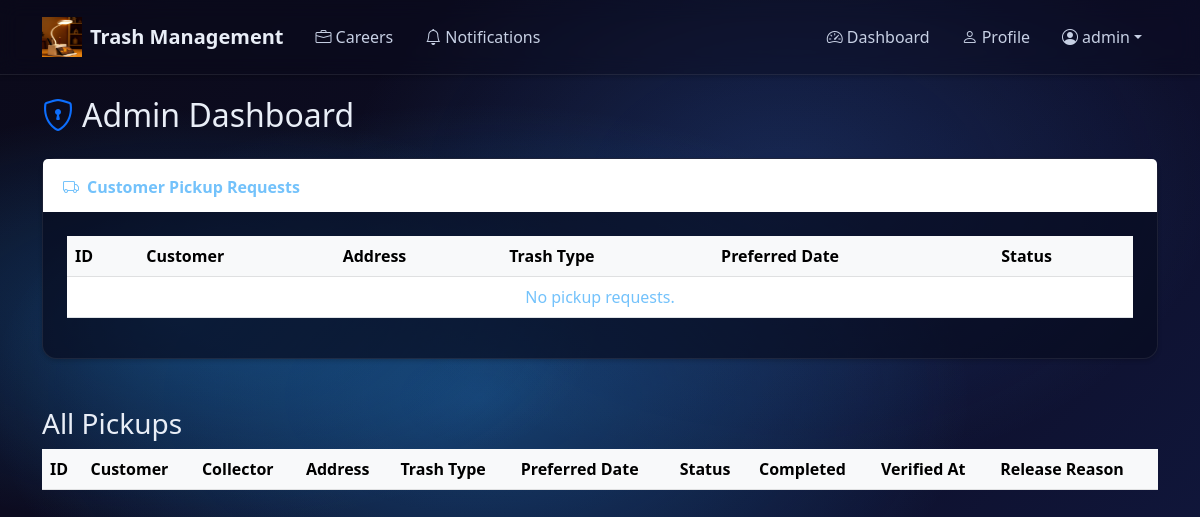
Page /accounts/dashboard/admin/ (signed in) on the earlier database version.
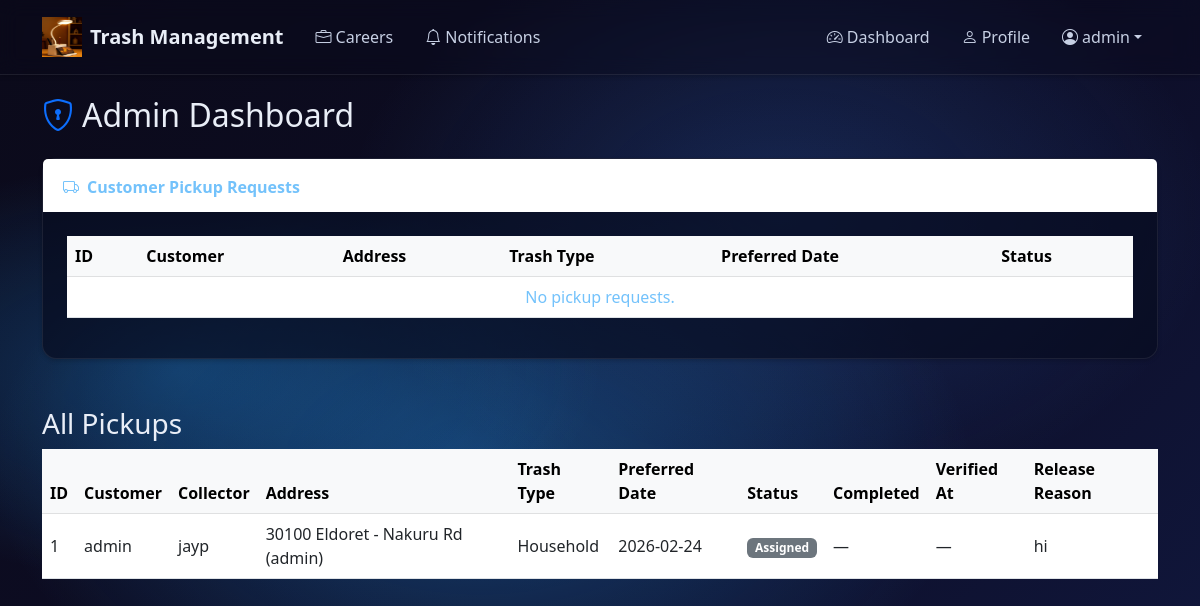
Same page on the later database version.
### apps/accounts/models.py (models this page shows, shortened)
class User(AbstractUser):
    ROLE_CHOICES = (
        ('customer', 'Customer'),
        ('collector', 'Collector'),
        ('admin', 'Admin'),
    )
    role = models.CharField(max_length=20, choices=ROLE_CHOICES, default='customer')
    collector_approved = models.BooleanField(default=False)

### apps/pickups/models.py (models this page shows, shortened)
class Pickup(models.Model):
    TRASH_TYPE_HOUSEHOLD = 'household'
    TRASH_TYPE_RECYCLABLE = 'recyclable'
    TRASH_TYPE_BULK = 'bulk'
    TRASH_TYPE_CHOICES = [
        (TRASH_TYPE_HOUSEHOLD, 'Household'),
        (TRASH_TYPE_RECYCLABLE, 'Recyclable'),
        (TRASH_TYPE_BULK, 'Bulk'),
    ]
    trash_type = models.CharField(max_length=20, choices=TRASH_TYPE_CHOICES, default=TRASH_TYPE_HOUSEHOLD)
    STATE_SCHEDULED = 'scheduled'
    STATE_ASSIGNED = 'assigned'
    STATE_IN_PROGRESS = 'in_progress'
    STATE_COMPLETED = 'completed'
    STATE_RELEASED = 'released'
    STATE_FAILED = 'failed'
    STATE_CHOICES = [
        (STATE_SCHEDULED, 'Scheduled'),
        (STATE_ASSIGNED, 'Assigned'),
        (STATE_IN_PROGRESS, 'In Progress'),
        (STATE_COMPLETED, 'Completed'),
        (STATE_RELEASED, 'Released'),
        (STATE_FAILED, 'Failed'),
    ]
    customer = models.ForeignKey(settings.AUTH_USER_MODEL, on_delete=models.CASCADE, related_name='pickups')
    collector = models.ForeignKey(settings.AUTH_USER_MODEL, null=True, blank=True, on_delete=models.SET_NULL, related_name='assigned_pickups')
    release_reason = models.TextField(null=True, blank=True)
    address = models.ForeignKey('customers.Address', on_delete=models.CASCADE)
    scheduled_time = models.DateTimeField()
    state = models.CharField(max_length=20, choices=STATE_CHOICES, default=STATE_SCHEDULED)
    created_at = models.DateTimeField(auto_now_add=True)
    proof_photo = models.ImageField(upload_to='proofs/', null=True, blank=True)
    verification_token = models.CharField(max_length=64, blank=True)
    verified_at = models.DateTimeField(null=True, blank=True)

### apps/customers/models.py (models this page shows, shortened)
class Address(models.Model):
    user = models.ForeignKey(settings.AUTH_USER_MODEL, on_delete=models.CASCADE, related_name='addresses')
    address_text = models.TextField()
    lat = models.DecimalField(max_digits=9, decimal_places=6, null=True, blank=True)
    lng = models.DecimalField(max_digits=9, decimal_places=6, null=True, blank=True)
    google_place_id = models.CharField(max_length=128, blank=True)
    region = models.CharField(max_length=64, blank=True)
    landmark = models.CharField(max_length=128, blank=True)
    created_at = models.DateTimeField(auto_now_add=True)
    updated_at = models.DateTimeField(auto_now=True)
    def __str__(self):
        return f"{self.address_text} ({self.user})"

### apps/accounts/views.py (the view)
# urls.py: path('dashboard/admin/', views.admin_dashboard, name='admin_dashboard'),
@login_required
def admin_dashboard(request):
    from apps.pickups.models import Pickup
    pickups = Pickup.objects.all().order_by('-created_at')
    pickup_requests = Pickup.objects.filter(state__in=[Pickup.STATE_SCHEDULED, Pickup.STATE_RELEASED]).order_by('-created_at')
    return render(
        request,
        'accounts/admin_dashboard.html',
        {
            'pickups': pickups,
            'pickup_requests': pickup_requests,
        },
    )

### templates/accounts/admin_dashboard.html
{% extends 'base.html' %}
{% block content %}
<h2 class="mb-4"><i class="bi bi-shield-lock text-primary me-2"></i>Admin Dashboard</h2>
<div class="card mb-4">
  <div class="card-header bg-white">
    <i class="bi bi-truck me-2"></i>Customer Pickup Requests
  </div>
  <div class="card-body">
    <div class="table-responsive">
      <table class="table table-hover align-middle">
        <thead class="table-light">
          <tr>
            <th>ID</th>
            <th>Customer</th>
            <th>Address</th>
            <th>Trash Type</th>
            <th>Preferred Date</th>
            <th>Status</th>
          </tr>
        </thead>
        <tbody>
          {% for p in pickup_requests %}
          <tr>
            <td>{{ p.id }}</td>
            <td>{{ p.customer.get_full_name|default:p.customer.username }}</td>
            <td>{{ p.address }}</td>
            <td>{{ p.trash_type|capfirst }}</td>
            <td>{{ p.scheduled_time|date:'Y-m-d' }}</td>
            <td><span class="badge bg-primary">{{ p.get_state_display }}</span></td>
          </tr>
          {% empty %}
          <tr>
            <td colspan="6" class="text-center text-muted">No pickup requests.</td>
          </tr>
          {% endfor %}
        </tbody>
      </table>
    </div>
  </div>
</div>
<h3 class="mt-5">All Pickups</h3>
<div class="table-responsive">
  <table class="table table-hover align-middle">
    <thead class="table-light">
      <tr>
        <th>ID</th>
        <th>Customer</th>
        <th>Collector</th>
        <th>Address</th>
        <th>Trash Type</th>
        <th>Preferred Date</th>
        <th>Status</th>
        <th>Completed</th>
        <th>Verified At</th>
        <th>Release Reason</th>
      </tr>
    </thead>
    <tbody>
      {% for p in pickups %}
      <tr>
        <td>{{ p.id }}</td>
        <td>{{ p.customer }}</td>
        <td>{% if p.collector %}{{ p.collector.get_full_name|default:p.collector.username }}{% else %}—{% endif %}</td>
        <td>{{ p.address }}</td>
        <td>{{ p.trash_type|capfirst }}</td>
        <td>{{ p.scheduled_time|date:'Y-m-d' }}</td>
        <td><span class="badge bg-secondary">{{ p.get_state_display }}</span></td>
        <td>{% if p.state == 'completed' %}<i class="bi bi-check-circle-fill text-success"></i>{% else %}—{% endif %}</td>
        <td>{% if p.verified_at %}{{ p.verified_at }}{% else %}—{% endif %}</td>
        <td>{{ p.release_reason|default:'—' }}</td>
      </tr>
      {% endfor %}
    </tbody>
  </table>
</div>
{% endblock %}

### templates/base.html (shortened to what this page needs)
<!doctype html>
<html>
  <head>
    <link href="https://cdn.jsdelivr.net/npm/bootstrap@5.3.0/dist/css/bootstrap.min.css" rel="stylesheet">
    <link rel="stylesheet" href="https://cdn.jsdelivr.net/npm/bootstrap-icons@1.11.3/font/bootstrap-icons.min.css">
    {% load static %}
    <link rel="stylesheet" href="{% static 'css/trash_style.css' %}">
  </head>
  <body>
    <nav class="navbar navbar-expand-lg fixed-top transparent-nav">
      <div class="container">
        <a class="navbar-brand d-flex align-items-center" href="/">
          <img src="{% static 'images/logo.png' %}" alt="Logo" width="40" height="40" class="me-2">
          <strong>Trash Management</strong>
        </a>
        <div class="collapse navbar-collapse" id="navbarsExample07">
          <ul class="navbar-nav me-auto mb-2 mb-lg-0">
            <li class="nav-item">
              <a class="nav-link" href="/careers/become-collector/">
                <i class="bi bi-briefcase me-1"></i>Careers
              </a>
            </li>
            <li class="nav-item">
              <a class="nav-link" href="/notifications/">
                <i class="bi bi-bell me-1"></i>Notifications
              </a>
            </li>
          </ul>
          <ul class="navbar-nav ms-auto mb-2 mb-lg-0 align-items-center">
            {% if request.user.is_authenticated %}
              <li class="nav-item">
                <a class="nav-link" href="{% url 'accounts:dashboard' %}">
                  <i class="bi bi-speedometer2 me-1"></i>Dashboard
                </a>
              </li>
              <li class="nav-item">
                <a class="nav-link" href="{% url 'accounts:profile' %}">
                  <i class="bi bi-person me-1"></i>Profile
                </a>
              </li>
              <li class="nav-item dropdown">
                <a class="nav-link dropdown-toggle d-flex align-items-center" href="#" id="userMenu" data-bs-toggle="dropdown" aria-expanded="false">
                  <i class="bi bi-person-circle me-1"></i>{{ request.user.get_full_name|default:request.user.username }}
                </a>
              </li>
            {% endif %}
          </ul>
        </div>
      </div>
    </nav>
    <main class="container py-4 fade-in">
      {% block content %}{% endblock %}
    </main>
  </body>
</html>

### static/css/trash_style.css (style rules this page uses)
:root { --primary-blue: #59a6ff; --primary-dark: #2f7fe3; --accent-cyan: #73C2FB; --night-0: #0b0a1a; --night-1: #0d0d26; --night-2: #10163a; --text-light: #e9eef7; --text-muted: #c7d0e4; --shadow-sm: 0 0.125rem 0.25rem rgba(0,0,0,0.18); --shadow-hover: 0 0.75rem 1.5rem rgba(0,0,0,0.28); }
body { background: radial-gradient(600px 300px at 15% 60%, rgba(32, 160, 255, 0.28), rgba(0, 0, 0, 0) 70%), radial-gradient(700px 420px at 40% 75%, rgba(38, 160, 255, 0.35), rgba(0, 0, 0, 0) 70%), radial-gradient(620px 420px at 65% 35%, rgba(60, 140, 255, 0.22), rgba(0, 0, 0, 0) 70%), linear-gradient(135deg, var(--night-0) 0%, var(--night-1) 60%, var(--night-2) 100%); color: var(--text-light); font-family: 'Montserrat', system-ui, -apple-system, 'Segoe UI', Roboto, 'Helvetica Neue', sans-serif; }
.navbar { background: rgba(9, 10, 26, 0.35) !important; backdrop-filter: blur(10px); border-bottom: 1px solid rgba(255, 255, 255, 0.08); box-shadow: var(--shadow-sm); padding: 0.75rem 1rem; }
.navbar .navbar-brand { font-weight: 600; color: var(--text-light); }
.navbar .nav-link { color: var(--text-muted); font-weight: 500; padding: 0.5rem 1rem !important; transition: color 0.15s ease-in-out; }
.fade-in { animation: fadeIn 0.4s ease-out; }
.card { border: 1px solid rgba(255,255,255,0.08); border-radius: 0.9rem; box-shadow: var(--shadow-sm); transition: transform 0.2s ease, box-shadow 0.2s ease; background: rgba(8, 12, 32, 0.7); margin-bottom: 1.5rem; }
.card-header { background-color: transparent; border-bottom: 1px solid rgba(255,255,255,0.08); font-weight: 600; padding: 1rem 1.25rem 0.75rem; color: var(--accent-cyan); }
.card-body { padding: 1.5rem; }
.text-muted { color: var(--accent-cyan) !important; }
.card .card-body, .card .card-body p, .card .card-body strong { color: var(--accent-cyan); }

### templates/base.html (style rules this page uses)
.transparent-nav { background: rgba(9, 10, 26, 0.35) !important; backdrop-filter: blur(10px); border-bottom: 1px solid rgba(255, 255, 255, 0.08); }
.navbar-collapse { background: rgba(9, 10, 26, 0.7); border-radius: 0.75rem; padding: 0.5rem 0.75rem; }
@media (min-width: 992px) { .navbar-collapse { background: transparent; border-radius: 0; padding: 0; } }
body.has-fixed-nav { padding-top: 72px; }

Differences in the rows shown:
added Pickup: id "1", customer "admin", collector.get_full_name "jayp", address "30100 Eldoret - Nakuru Rd (admin)", trash_type "Household", scheduled_time "2026-02-24", state "Assigned", release_reason "hi"
